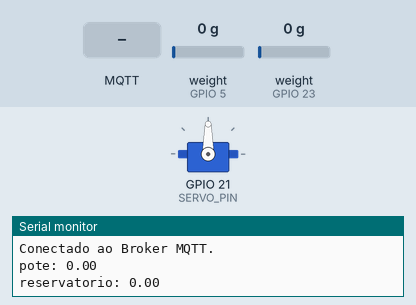
Simulated run of this sketch. Board: ESP32. Shown: servo, the last lines printed to the serial monitor. The inputs (shaded band) are chosen by the test bench; at power-on: weight on the scale (sensors on GPIO 5, GPIO 23) 0 g. WiFi joins after 1.5 s; servers stay silent unless stated; random numbers use the default seed unless the sketch sets one; no MQTT or app messages arrive unless stated.

Above: at 2.7 s.
2.8 s: MQTT message "1" arrives on the first subscribed topic
At 7.8 s:
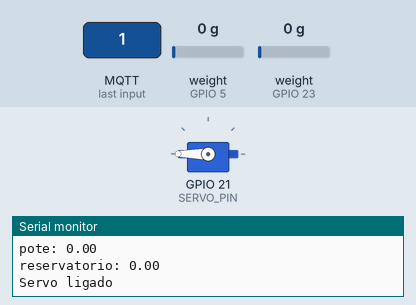
Timing chart, 0 to 13.3 s (numbered marks = the images above; inputs shaded):
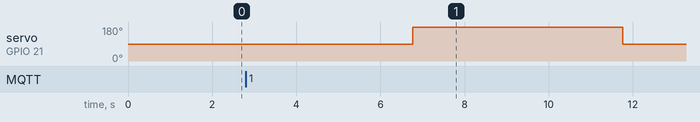

Measured:
- after the input at 2.8 s, servo on GPIO 21 (SERVO_PIN): 90° → 180° after 4.0 s, → 90° 5.0 s later

The sketch:

sketch.ino
```cpp
#include <WiFi.h>
#include <PubSubClient.h>
#include <HX711.h>
#include <ESP32Servo.h>

#define DOUT1 23
#define CLK1 22

#define DOUT2 5
#define CLK2 18

#define SERVO_PIN 21

#define WIFI_SSID "Wokwi-GUEST"
#define WIFI_PASSWORD ""

#define MQTT_SERVER "broker.emqx.io"
#define MQTT_PORT 1883
#define MQTT_TOPIC_SENSOR1 "coleguinhas/pote"
#define MQTT_TOPIC_SENSOR2 "coleguinhas/reservatorio"
#define MQTT_TOPIC_SERVO "coleguinhas/servo"

HX711 scale1;
HX711 scale2;
Servo servo;

WiFiClient espClient;
PubSubClient client(espClient);


void setup_wifi() {
    delay(10);
    WiFi.begin(WIFI_SSID, WIFI_PASSWORD);
    while (WiFi.status() != WL_CONNECTED) {
        delay(500);
    }
    Serial.println("WiFi connected");
}
int pos = 0;

void callback(char* topic, byte* payload, unsigned int length) {
    String msg;

    // Obtem a string do payload recebido
    for (int i = 0; i < length; i++) {
        char c = (char)payload[i];
        msg += c;
    }

    if (strcmp(topic, "coleguinhas/servo") == 0) {
        if (msg.equals("1")) {
            Serial.println("Servo ligado");
            servo.write(180);
            delay(5000);
            servo.write(90);
        }
    }
}


void reconnect() {
  //A função mqttClient.connected() verifica se existe uma conexão ativa.  Depende do Broker, a conexão pode se manter ativa, ou desativar a cada envio de msg.
  while (!client.connected()) {
      //Se entrou aqui, é porque não está conectado. Então será feito uma tentativa de conexão infinita, até ser conectado.
      Serial.println("Conectando ao Broker MQTT");
      //define o nome da ESP na conexão. Está sendo gerado um nome aleatório, para evitar ter duas ESPs com o mesmo nome. Neste caso, uma derrubaria a outra.
      String clientId = "ESP32Client-";
      clientId += String(random(0xffff), HEX);
      //Realiza a conexão com a função “client.connect”. Caso seja um sucesso, entra no if e imprime “Conectado ao Broker MQTT.”
      if (client.connect(clientId.c_str())) {
        Serial.println("Conectado ao Broker MQTT.");
      }
  }
  client.subscribe("coleguinhas/servo");
}

void setup() {
    Serial.begin(9600);
    servo.attach(SERVO_PIN, 500, 2400);
    scale1.begin(DOUT1, CLK1);
    scale2.begin(DOUT2, CLK2);
    setup_wifi();
    client.setServer(MQTT_SERVER, MQTT_PORT);
    client.setCallback(callback);
}

void loop() {
    if (!client.connected()) {
        reconnect();
    }
    client.loop();

    float weight1 = scale1.get_units()*2.38095238095;
    float weight2 = scale2.get_units()*2.38095238095;

    Serial.print("pote: ");
    Serial.println(weight1);
    Serial.print("reservatorio: ");
    Serial.println(weight2);


    client.publish(MQTT_TOPIC_SENSOR1, String(weight1).c_str());
    client.publish(MQTT_TOPIC_SENSOR2, String(weight2).c_str());

    delay(5000);
}
```
